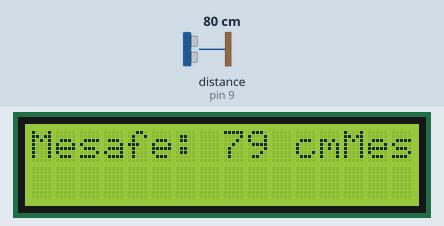
This sketch was run on a simulated Arduino Uno, built with avr-gcc and run on an emulated ATmega328P. Shown: 16×2 character LCD. Wiring (inferred from the names in the program): ultrasonic range finder: trigger pin 8; echo pin 9. Inputs (shaded band) come from the test bench; at power-on: distance to the obstacle (sensor on pin 9) 80 cm. The echo pulse lasts 58.3 µs per cm.

Above: at 1.2 s.
1.3 s: distance to the obstacle (sensor on pin 9) set to 120 cm
At 3.9 s:
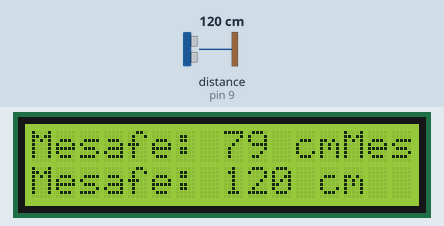
5.4 s: distance to the obstacle (sensor on pin 9) set to 18 cm
At 9.4 s:
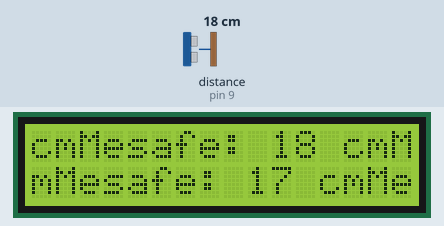
9.5 s: distance to the obstacle (sensor on pin 9) set to 2 cm
At 13.5 s:
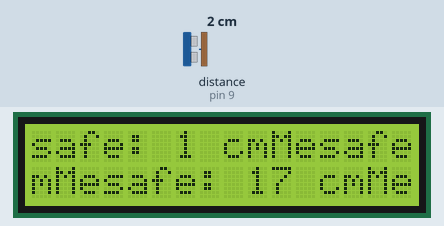
13.6 s: distance to the obstacle (sensor on pin 9) set to 35 cm
At 17.3 s:
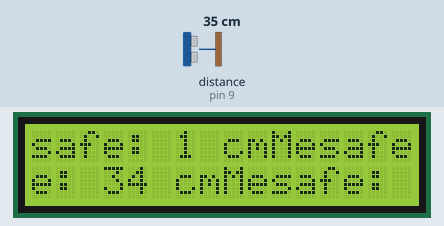
17.6 s: distance to the obstacle (sensor on pin 9) set to 250 cm
At 18.6 s:
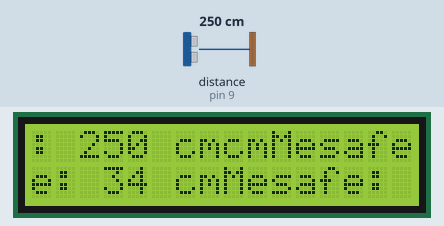
21.7 s: distance to the obstacle (sensor on pin 9) set to 60 cm
At 25.8 s:
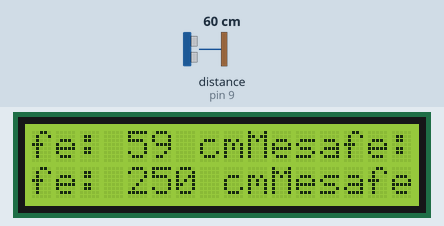
Timing chart, 0 to 27.3 s (numbered marks = the images above; inputs shaded):
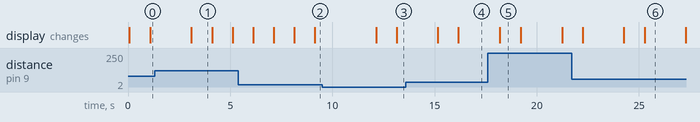

Measured:
- after the input at 5.4 s, the display: first changes after 0.72 s (image 2 shows a later state)
- after the input at 9.5 s, the display: first changes after 2.6 s (image 3 shows a later state)
- after the input at 13.6 s, the display: first changes after 1.6 s (image 4 shows a later state)
- after the input at 21.7 s, the display: first differs from a run without the input after 2.6 s (image 6 shows a later state)
- what the display in image 1 shows lasts 1.0 s, from 3.1 s to 4.1 s

The sketch:

mesafe-sen-ekran.ino
```cpp
/*
*******************************************************************************************
**                                                                                       **
**                                    Arduino 4. Proje                                   **
**                                 Mesafe Sensörü ve Ekran                               **
**                                                                                       **
**                                                                                       **
**                                          Cihat                                        **
**                                                                                       **
*******************************************************************************************
*/
#include <LiquidCrystal.h> //Ekranın class'ını tanıtıyoruz.

const int trig = 8; //Sensörün TRİG girişini 8 nolu girişe bağladık.
const int echo = 9; //Sensörün ECHO girişini 9 nolu girişe bağladık.

int sure=0; // sure isminde değişken tanımladık.
int mesafe=0; //mesafe isminde değişken tanımladık.

LiquidCrystal lcd(12,11, 5, 4, 3, 2); // Ekranın pinleri sırasıyla Arduino üzerindeki 12,11,5,4,3,2 numaralı pinlere takılı.

void setup() {
lcd.begin(16, 2); // Ekranın kullanılacağı alan 16 harf 2 satır.
pinMode(trig, OUTPUT); //trig'i çıkış olarak tanımlıyoruz.
pinMode(echo, INPUT); //Ses dalgasının dönüş yaptığı echo'yu giriş olarak tanımlıyoruz.
}

void loop() {
digitalWrite(trig,HIGH); //Ses dalgasını aktif ediyoruz.
delayMicroseconds(1000); //Zamanı ayarlıyoruz.
digitalWrite(trig,LOW); ////trig'i durduruyoruz.

sure = pulseIn(echo, HIGH); //echo verileri alıyor.
mesafe = (sure/2) / 29.1; //mesafeyi hesaplıyoruz.

lcd.print("Mesafe: "); //Ekrana'a önce "Mesafe:" yazdıyoruz.
lcd.print(mesafe); //Mesafe değerini yazdırıyoruz.
lcd.print(" cm"); //değerin sonuna cm yazmasını sağlıyoruz ki anlaşılır olsun.
delay(1000); //Zamanı ayarlıyoruz. Bunu siz değiştirebilirsiniz. Örn:500
}
```
